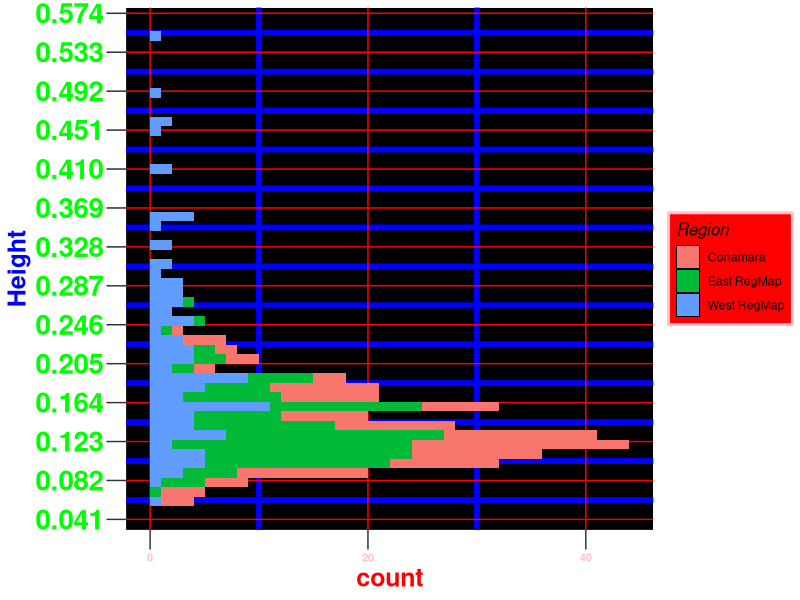
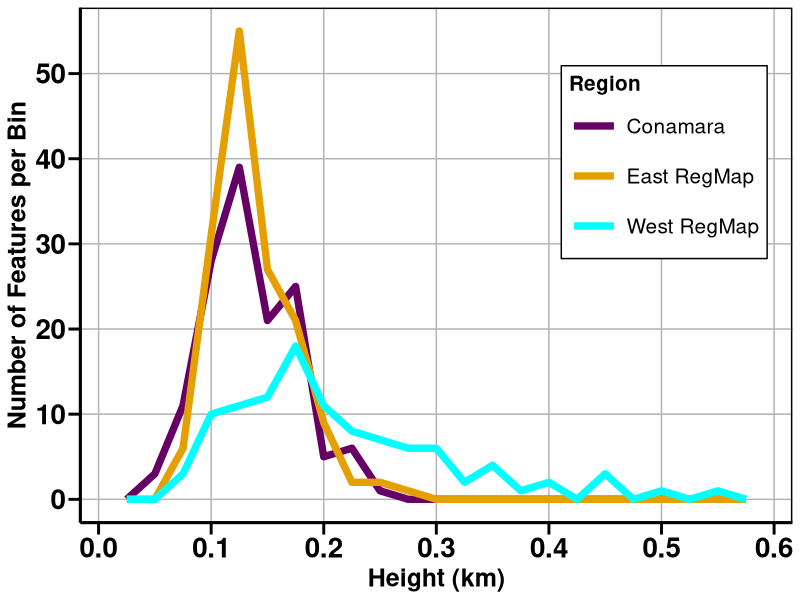

Recreate these plots in R, in order.
## ---- chunk 1
#load packages
library(ggplot2)

#load data
setwd(dir = "/Users/helle/Documents/GEOL590/reproducible_data_analysis/homework/hw_07/")
europa <- read.csv("europa_data.csv", header = TRUE, sep = ",")
#europa #remove tag to view
## ---- chunk 2
#Create Bad plot
eur_hgt_bad <- ggplot(data = europa, aes(y = Height, fill = Region)) +
  geom_histogram(binwidth = 0.01) + 
  theme(panel.background = element_rect(fill = "black"), 
          panel.grid.major = element_line(color = "red", size = 0.5),
          panel.grid.minor = element_line(color = "blue", size = 2),
          legend.title = element_text(size = 12, face = "italic"),
          axis.title.x = element_text(size = 18, face = "bold", color = "red"),
          axis.title.y = element_text(size = 18, face = "bold", color = "blue"),
          axis.text.y = element_text(size = 20, face = "bold", color = "green"),
          axis.text.x = element_text(size = 8, face = "bold", color = "pink"),
          axis.ticks.length = unit(0.5, "cm"),
        legend.background = element_rect(linetype = "solid", fill= "red", colour = "pink", size = 1)
) +  scale_y_continuous(breaks = seq(0,0.7, by = 0.041)) +  scale_x_continuous(breaks = seq(0,40, by = 20))

eur_hgt_bad #final bad plot
## ---- chunk 3
# Create a template to apply to data

## Layout Template (basic template that can be applied to other plots)
histo_layout =  theme(
  axis.title.x = element_text(size = 18, face = "bold"),
  axis.title.y = element_text(size = 18, face = "bold"),
  legend.title = element_text(size = 15, face = "bold"),
  legend.text = element_text(size = 15),
  legend.key.size = unit(2.5, "lines"),
  axis.text.x = element_text(size = 20, face = "bold", color = "black"),
  axis.text.y = element_text(size = 20, face = "bold", color = "black"),
  panel.grid.major = element_line(color = "grey70", size = 0.5),
  panel.background = element_rect(fill = "white"),
  panel.border = element_rect(colour = "black", fill = NA, size = 1),
  axis.line.y = element_line(color = "black", size = 1),
  axis.line.x = element_line(color = "black", size = 1),
  axis.line.x.top = element_line(color = "black", size = 1),
  axis.ticks = element_line(color = "black", size = 1),
  axis.ticks.length = unit(0.3, "cm")
)

# Create good plot (with layout template above)
eur_hgt_good = ggplot(data = europa, 
                         aes(x = Height, color = Region)) + 
  geom_freqpoly(size = 2.5, 
                binwidth = 0.025, 
                linejoin = 'round') +
  scale_x_continuous(breaks = seq(0, 0.6, by = 0.1)) +
  scale_y_continuous(breaks = seq(0,100, by = 10)) +
  theme(legend.position = c(0.82,0.70), 
        legend.title = element_blank(), 
        legend.background = element_rect(linetype = "solid", colour = "black"), 
        legend.key = element_rect(fill = "white", colour = NA)) +
  scale_color_manual(values = c("#660066","#E69F00", "#00FFFF")) +
  labs(x = "Height (km)", y = "Number of Features per Bin", fill = "Location") 

eur_hgt_good + histo_layout #final good plot

